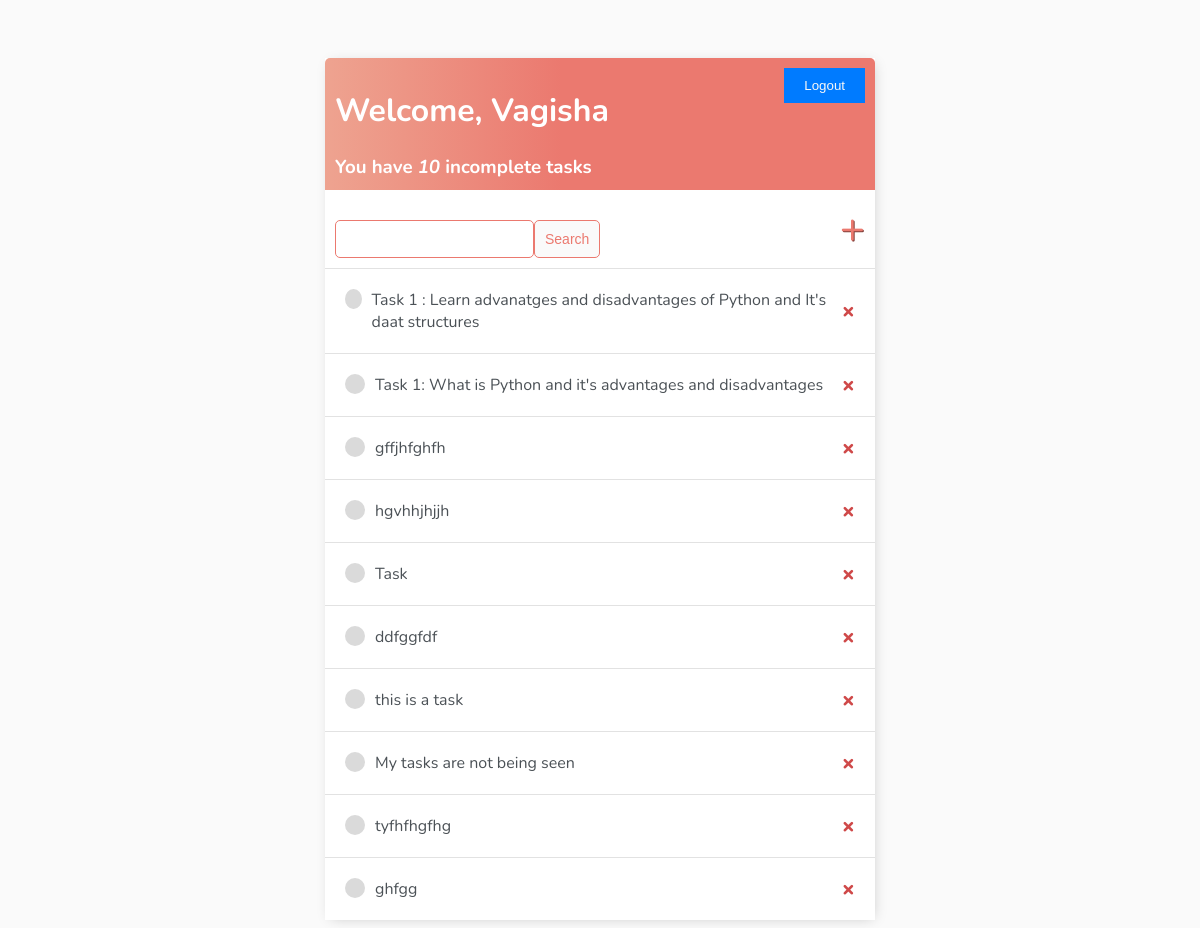
/ (signed in), run on the app's committed database.
### TaskManagementSystem/models.py (models this page shows)
class Task(models.Model):
    user=models.ForeignKey(User, on_delete=models.CASCADE, null=True, blank=True)
    group=models.ForeignKey(Group, on_delete=models.CASCADE, null=True, blank=True)
    title=models.CharField(max_length=200, null=True, blank=True)
    description=models.TextField(null=True, blank=True)
    complete=models.BooleanField(default=False)
    create=models.DateTimeField(auto_now_add=True)
    def __str__(self):
        return self.title
    class Meta:
        ordering =['complete']

### TaskManagementSystem/views.py (the view)
# urls.py: path('', TaskList.as_view(), name='tasks'),
class TaskList(LoginRequiredMixin, ListView):
    model = Task
    context_object_name='tasks'
    def get_queryset(self) :
        return Task.objects.filter(user=self.request.user)
    def get_context_data(self, **kwargs):
        context=super().get_context_data(**kwargs)
        context['tasks']=context['tasks'].filter(user=self.request.user)
        context['count']=context['tasks'].filter(complete=False).count()
        search_input=self.request.GET.get('search-area') or ''
        if search_input:
            context['tasks']=context['tasks'].filter(title__startswith=search_input)
        context['search_input']=search_input
        return context

### TaskManagementSystem/templates/TaskManagementSystem/task_list.html (shortened to what this page needs)
{% extends 'TaskManagementSystem/main.html' %}
{% block content %}
<div class="header-bar">
    <div>
        <h1>Welcome, {{request.user|title}}</h1>
        <h3 style="margin:0">You have <i>{{count}}</i> incomplete task{{ count|pluralize:"s" }}</h3>
    </div>
    {% if request.user.is_authenticated %}
    <form action="{% url 'logout' %}" method="post">
        <button class="button" type="submit">Logout</button>
    </form>
    {% else %}
    <a href="{% url 'login' %}">Login</a>
    {% endif %}
</div>
<div id="search-add-wrapper">
    <form method="GET" style="margin-top: 20px;display: flex;">
        <input type='text' name='search-area' value="{{search_input}}">
        <input class="button1" type='submit' value='Search'>
    </form>
    <a id="add-link" href="{% url 'task-create' %}">&#x2b;</a>
</div>
<div class="task-items-wrapper">
    {% for task in tasks %}
      <div class="task-wrapper">
          {% if task.complete %}
          <div class="task-title">
                <div class="task-complete-icon"></div>
                <i><s><a href="{% url 'task-update' task.id %}">{{task}}</a></s></i>
          </div>
          <a class="delete-link" href="{% url 'task-delete' task.id %}">&#215;</a>
           {% else %}
           <div class="task-title">
              <div class="task-incomplete-icon"></div>
              <a href="{% url 'task-update' task.id %}">{{task}}</a>
         </div>
         <a class="delete-link" href="{% url 'task-delete' task.id %}">&#215;</a>
         {% endif %}
       </div>
    {% empty %}
    <h3>No Tasks Assigned</h3>
    {% endfor %}
</div>
{% endblock content %}

### TaskManagementSystem/templates/TaskManagementSystem/main.html (shortened to what this page needs)
<!DOCTYPE html>
<html>
    <head>
    </head>
    <body>
        <div class="container">
            {% block content %}
            {% endblock content %}
        </div>
    </body>
</html>

### TaskManagementSystem/templates/TaskManagementSystem/main.html (style rules this page uses)
body { background-color: #FAFAFA; font-family: 'Nunito', sans-serif; padding-top: 50px; }
h1, h2, h3, h4, h5, h6, { font-family: 'Raleway', sans-serif; }
a, p { color: #4b5156 }
.container { max-width:550px; margin: auto; background-color: #fff; -webkit-box-shadow: 2px 2px 13px -4px rgba(0,0,0,0.21); box-shadow: 2px 2px 13px -4px rgba(0,0,0,0.21); }
.header-bar { display: flex; justify-content: space-between; color: #fff; padding: 10px; border-radius: 5px 5px 0 0; background: linear-gradient(90deg, #EEA390 0%, #EB796F 43%, #EB796F 100%); }
.header-bar .button { color: rgb(247, 247, 247); text-decoration: none; background-color: #007bff; border: none; padding: 10px 20px; cursor: pointer; }
.task-wrapper { display: flex; align-items: center; justify-content: space-between; padding: 20px; background-color: #fff; border-top: 1px solid rgb(226, 226, 226); }
.task-title { display: flex; }
.task-title a { text-decoration: none; color: #4b5156; margin-left: 10px; }
.task-incomplete-icon { height: 20px; width: 20px; background-color: rgb(218, 218, 218); border-radius: 50%; }
.delete-link { text-decoration: none; font-weight: 900; color: #cf4949; font-size: 22px; line-height: 0; }
#search-add-wrapper { display: flex; justify-content: space-between; align-items: center; padding: 10px; }
#add-link { color: #EB796F; text-decoration: none; font-size: 42px; text-shadow: 1px 1px #81413b; }
input[type=text], input[type=password], textarea { border: 1px solid #EB796F; border-radius: 5px; padding: 10px; width 90%; }
.button1 { border: 1px solid #EB796F; background-color: #FAFAFA; color: #EB796F; padding: 10px; font-size: 14px; border-radius: 5px; cursor: pointer; text-decoration: none; }

### data on the page
Task: title "Task 1 : Learn advanatges and disadvantages of Python and It's daat structures"
Task: title "Task 1: What is Python and it's advantages and disadvantages"
Task: title "gffjhfghfh"
Task: title "hgvhhjhjjh"
Task: title "Task"
Task: title "ddfggfdf"
Task: title "this is a task"
Task: title "My tasks are not being seen"
Task: title "tyfhfhgfhg"
Task: title "ghfgg"

### other printed values
{{ request.user|title }} "Vagisha"
{{ count }} "10"
